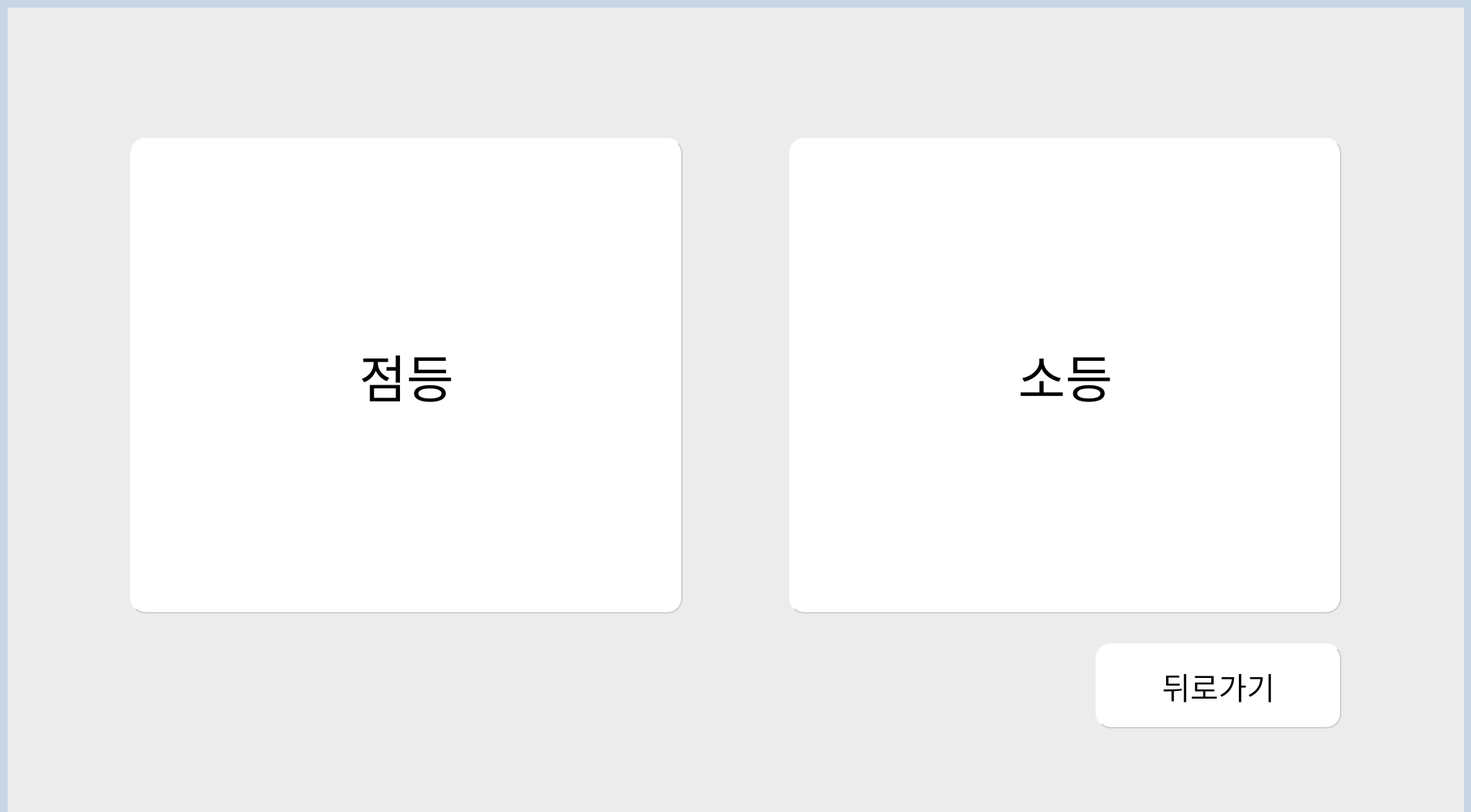
<?xml version="1.0" encoding="UTF-8"?>
<ui version="4.0">
 <class>Form</class>
 <widget class="QWidget" name="Form">
  <property name="geometry">
   <rect>
    <x>0</x>
    <y>0</y>
    <width>1920</width>
    <height>1060</height>
   </rect>
  </property>
  <property name="contextMenuPolicy">
   <enum>Qt::NoContextMenu</enum>
  </property>
  <property name="windowTitle">
   <string>Form</string>
  </property>
  <property name="styleSheet">
   <string notr="true">background-color: rgb(198, 214, 228);</string>
  </property>
  <layout class="QGridLayout" name="gridLayout_2">
   <item row="0" column="0" rowspan="2" colspan="2">
    <widget class="QWidget" name="bed_widget" native="true">
     <property name="enabled">
      <bool>true</bool>
     </property>
     <property name="styleSheet">
      <string notr="true">background-color: rgb(236, 236, 236);</string>
     </property>
     <widget class="QPushButton" name="bed_back_btn">
      <property name="geometry">
       <rect>
        <x>1420</x>
        <y>830</y>
        <width>321</width>
        <height>111</height>
       </rect>
      </property>
      <property name="font">
       <font>
        <family>배달의민족 을지로체 TTF</family>
        <pointsize>30</pointsize>
        <weight>50</weight>
        <italic>false</italic>
        <bold>false</bold>
       </font>
      </property>
      <property name="styleSheet">
       <string notr="true">background-color: rgb(255, 255, 255);
font: 30pt &quot;배달의민족 을지로체 TTF&quot;;
border: 2px solid #d0d0d0; 
border-radius: 20px; 
border-style: outset; 
</string>
      </property>
      <property name="text">
       <string>뒤로가기</string>
      </property>
     </widget>
     <widget class="QPushButton" name="bed_up_btn">
      <property name="geometry">
       <rect>
        <x>160</x>
        <y>170</y>
        <width>721</width>
        <height>621</height>
       </rect>
      </property>
      <property name="minimumSize">
       <size>
        <width>391</width>
        <height>381</height>
       </size>
      </property>
      <property name="font">
       <font>
        <family>배달의민족 을지로체 TTF</family>
        <pointsize>50</pointsize>
        <weight>50</weight>
        <italic>false</italic>
        <bold>false</bold>
       </font>
      </property>
      <property name="styleSheet">
       <string notr="true">background-color: rgb(255, 255, 255);
font: 50pt &quot;배달의민족 을지로체 TTF&quot;;
border: 2px solid #d0d0d0; 
border-radius: 20px; 
border-style: outset; 
</string>
      </property>
      <property name="text">
       <string>올리기</string>
      </property>
     </widget>
     <widget class="QPushButton" name="bed_down_btn">
      <property name="geometry">
       <rect>
        <x>1020</x>
        <y>170</y>
        <width>721</width>
        <height>621</height>
       </rect>
      </property>
      <property name="minimumSize">
       <size>
        <width>391</width>
        <height>381</height>
       </size>
      </property>
      <property name="font">
       <font>
        <family>배달의민족 을지로체 TTF</family>
        <pointsize>50</pointsize>
        <weight>50</weight>
        <italic>false</italic>
        <bold>false</bold>
       </font>
      </property>
      <property name="styleSheet">
       <string notr="true">background-color: rgb(255, 255, 255);
font: 50pt &quot;배달의민족 을지로체 TTF&quot;;
border: 2px solid #d0d0d0; 
border-radius: 20px; 
border-style: outset; 
</string>
      </property>
      <property name="text">
       <string>내리기</string>
      </property>
     </widget>
    </widget>
   </item>
   <item row="1" column="1">
    <layout class="QGridLayout" name="gridLayout">
     <item row="1" column="5">
      <widget class="QPushButton" name="clear_btn">
       <property name="sizePolicy">
        <sizepolicy hsizetype="Minimum" vsizetype="Expanding">
         <horstretch>0</horstretch>
         <verstretch>0</verstretch>
        </sizepolicy>
       </property>
       <property name="minimumSize">
        <size>
         <width>51</width>
         <height>191</height>
        </size>
       </property>
       <property name="styleSheet">
        <string notr="true">background-color: rgb(217, 217, 217);
font: 20pt &quot;배달의민족 을지로체 TTF&quot;;
border: 2px solid #d0d0d0; 
border-radius: 10px; 
border-style: outset; </string>
       </property>
       <property name="text">
        <string>삭제</string>
       </property>
      </widget>
     </item>
     <item row="1" column="2">
      <widget class="QPushButton" name="light_btn">
       <property name="sizePolicy">
        <sizepolicy hsizetype="Expanding" vsizetype="Expanding">
         <horstretch>0</horstretch>
         <verstretch>0</verstretch>
        </sizepolicy>
       </property>
       <property name="minimumSize">
        <size>
         <width>281</width>
         <height>191</height>
        </size>
       </property>
       <property name="styleSheet">
        <string notr="true">background-color: rgb(255, 255, 255);
font: 50pt &quot;배달의민족 을지로체 TTF&quot;;
border: 2px solid #d0d0d0; 
border-radius: 20px; 
border-style: outset; 
</string>
       </property>
       <property name="text">
        <string>전등</string>
       </property>
      </widget>
     </item>
     <item row="2" column="0">
      <widget class="QPushButton" name="water_btn">
       <property name="sizePolicy">
        <sizepolicy hsizetype="Expanding" vsizetype="Expanding">
         <horstretch>0</horstretch>
         <verstretch>0</verstretch>
        </sizepolicy>
       </property>
       <property name="minimumSize">
        <size>
         <width>281</width>
         <height>191</height>
        </size>
       </property>
       <property name="styleSheet">
        <string notr="true">background-color: rgb(255, 255, 255);
font: 50pt &quot;배달의민족 을지로체 TTF&quot;;
border: 2px solid #d0d0d0; 
border-radius: 20px; 
border-style: outset; 
</string>
       </property>
       <property name="text">
        <string>물</string>
       </property>
      </widget>
     </item>
     <item row="4" column="3">
      <widget class="QPushButton" name="pose_btn">
       <property name="sizePolicy">
        <sizepolicy hsizetype="Expanding" vsizetype="Expanding">
         <horstretch>0</horstretch>
         <verstretch>0</verstretch>
        </sizepolicy>
       </property>
       <property name="minimumSize">
        <size>
         <width>281</width>
         <height>191</height>
        </size>
       </property>
       <property name="styleSheet">
        <string notr="true">background-color: rgb(255, 255, 255);
font: 35pt &quot;배달의민족 을지로체 TTF&quot;;
border: 2px solid #d0d0d0; 
border-radius: 20px; 
border-style: outset; 
</string>
       </property>
       <property name="text">
        <string>자세가 불편해요</string>
       </property>
      </widget>
     </item>
     <item row="1" column="3">
      <widget class="QTextEdit" name="textEdit">
       <property name="minimumSize">
        <size>
         <width>281</width>
         <height>191</height>
        </size>
       </property>
       <property name="font">
        <font>
         <family>맑은 고딕</family>
         <pointsize>15</pointsize>
         <weight>50</weight>
         <italic>false</italic>
         <bold>false</bold>
        </font>
       </property>
       <property name="styleSheet">
        <string notr="true">background-color: rgb(255, 255, 255);
font: 15pt &quot;맑은 고딕&quot;;
border: 2px solid #d0d0d0; 
border-radius: 20px; 
border-style: outset; 
</string>
       </property>
       <property name="html">
        <string>&lt;!DOCTYPE HTML PUBLIC &quot;-//W3C//DTD HTML 4.0//EN&quot; &quot;http://www.w3.org/TR/REC-html40/strict.dtd&quot;&gt;
&lt;html&gt;&lt;head&gt;&lt;meta name=&quot;qrichtext&quot; content=&quot;1&quot; /&gt;&lt;style type=&quot;text/css&quot;&gt;
p, li { white-space: pre-wrap; }
&lt;/style&gt;&lt;/head&gt;&lt;body style=&quot; font-family:'맑은 고딕'; font-size:15pt; font-weight:400; font-style:normal;&quot;&gt;
&lt;p style=&quot; margin-top:0px; margin-bottom:0px; margin-left:0px; margin-right:0px; -qt-block-indent:0; text-indent:0px;&quot;&gt;&lt;span style=&quot; font-family:'Gulim';&quot;&gt;메세지 출력 : &lt;/span&gt;&lt;/p&gt;
&lt;p style=&quot;-qt-paragraph-type:empty; margin-top:0px; margin-bottom:0px; margin-left:0px; margin-right:0px; -qt-block-indent:0; text-indent:0px; font-family:'Gulim'; font-size:9pt;&quot;&gt;&lt;br /&gt;&lt;/p&gt;
&lt;p style=&quot;-qt-paragraph-type:empty; margin-top:0px; margin-bottom:0px; margin-left:0px; margin-right:0px; -qt-block-indent:0; text-indent:0px; font-family:'Gulim'; font-size:9pt;&quot;&gt;&lt;br /&gt;&lt;/p&gt;&lt;/body&gt;&lt;/html&gt;</string>
       </property>
      </widget>
     </item>
     <item row="1" column="0">
      <widget class="QPushButton" name="bed_btn">
       <property name="sizePolicy">
        <sizepolicy hsizetype="Expanding" vsizetype="Expanding">
         <horstretch>0</horstretch>
         <verstretch>0</verstretch>
        </sizepolicy>
       </property>
       <property name="minimumSize">
        <size>
         <width>281</width>
         <height>191</height>
        </size>
       </property>
       <property name="font">
        <font>
         <family>배달의민족 을지로체 TTF</family>
         <pointsize>50</pointsize>
         <weight>50</weight>
         <italic>false</italic>
         <bold>false</bold>
        </font>
       </property>
       <property name="styleSheet">
        <string notr="true">background-color: rgb(255, 255, 255);
font: 50pt &quot;배달의민족 을지로체 TTF&quot;;
border: 2px solid #d0d0d0; 
border-radius: 20px; 
border-style: outset; 
</string>
       </property>
       <property name="text">
        <string>침대</string>
       </property>
       <property name="autoDefault">
        <bool>false</bool>
       </property>
      </widget>
     </item>
     <item row="2" column="3">
      <widget class="QPushButton" name="temperature_btn">
       <property name="sizePolicy">
        <sizepolicy hsizetype="Expanding" vsizetype="Expanding">
         <horstretch>0</horstretch>
         <verstretch>0</verstretch>
        </sizepolicy>
       </property>
       <property name="minimumSize">
        <size>
         <width>281</width>
         <height>191</height>
        </size>
       </property>
       <property name="styleSheet">
        <string notr="true">background-color: rgb(255, 255, 255);
font: 50pt &quot;배달의민족 을지로체 TTF&quot;;
border: 2px solid #d0d0d0; 
border-radius: 20px; 
border-style: outset; 
</string>
       </property>
       <property name="text">
        <string>온도</string>
       </property>
      </widget>
     </item>
     <item row="1" column="1">
      <widget class="QPushButton" name="eat_btn">
       <property name="sizePolicy">
        <sizepolicy hsizetype="Expanding" vsizetype="Expanding">
         <horstretch>0</horstretch>
         <verstretch>0</verstretch>
        </sizepolicy>
       </property>
       <property name="minimumSize">
        <size>
         <width>281</width>
         <height>191</height>
        </size>
       </property>
       <property name="styleSheet">
        <string notr="true">background-color: rgb(255, 255, 255);
font: 50pt &quot;배달의민족 을지로체 TTF&quot;;
border: 2px solid #d0d0d0; 
border-radius: 20px; 
border-style: outset; 
</string>
       </property>
       <property name="text">
        <string>식사</string>
       </property>
      </widget>
     </item>
     <item row="4" column="5">
      <widget class="QPushButton" name="gallary">
       <property name="sizePolicy">
        <sizepolicy hsizetype="Minimum" vsizetype="Expanding">
         <horstretch>0</horstretch>
         <verstretch>0</verstretch>
        </sizepolicy>
       </property>
       <property name="minimumSize">
        <size>
         <width>51</width>
         <height>191</height>
        </size>
       </property>
       <property name="styleSheet">
        <string notr="true">background-color: rgb(217, 217, 217);
font: 20pt &quot;배달의민족 을지로체 TTF&quot;;
border: 2px solid #d0d0d0; 
border-radius: 10px; 
border-style: outset; </string>
       </property>
       <property name="text">
        <string>사진첩</string>
       </property>
      </widget>
     </item>
     <item row="2" column="1">
      <widget class="QPushButton" name="eye_btn">
       <property name="sizePolicy">
        <sizepolicy hsizetype="Expanding" vsizetype="Expanding">
         <horstretch>0</horstretch>
         <verstretch>0</verstretch>
        </sizepolicy>
       </property>
       <property name="minimumSize">
        <size>
         <width>281</width>
         <height>191</height>
        </size>
       </property>
       <property name="font">
        <font>
         <family>휴먼엑스포</family>
         <pointsize>30</pointsize>
         <weight>50</weight>
         <italic>false</italic>
         <bold>false</bold>
        </font>
       </property>
       <property name="styleSheet">
        <string notr="true">background-color: rgb(255, 255, 255);
font: 30pt;
border: 2px solid #d0d0d0; 
border-radius: 20px; 
border-style: outset; 
</string>
       </property>
       <property name="text">
        <string/>
       </property>
       <property name="icon">
        <iconset resource="../image/icon.qrc">
         <normaloff>:/icon/eye_open.png</normaloff>
         <normalon>:/icon/eye_close.png</normalon>:/icon/eye_open.png</iconset>
       </property>
       <property name="iconSize">
        <size>
         <width>200</width>
         <height>200</height>
        </size>
       </property>
       <property name="checkable">
        <bool>true</bool>
       </property>
      </widget>
     </item>
     <item row="4" column="1">
      <widget class="QPushButton" name="emergency_btn">
       <property name="sizePolicy">
        <sizepolicy hsizetype="Expanding" vsizetype="Expanding">
         <horstretch>0</horstretch>
         <verstretch>0</verstretch>
        </sizepolicy>
       </property>
       <property name="minimumSize">
        <size>
         <width>281</width>
         <height>191</height>
        </size>
       </property>
       <property name="font">
        <font>
         <family>휴먼엑스포</family>
         <pointsize>30</pointsize>
         <weight>50</weight>
         <italic>false</italic>
         <bold>false</bold>
        </font>
       </property>
       <property name="styleSheet">
        <string notr="true">background-color: rgb(255, 255, 255);
font: 30pt;
border: 2px solid #d0d0d0; 
border-radius: 20px; 
border-style: outset; 
</string>
       </property>
       <property name="text">
        <string/>
       </property>
       <property name="icon">
        <iconset resource="../image/icon.qrc">
         <normaloff>:/icon/emergency.png</normaloff>:/icon/emergency.png</iconset>
       </property>
       <property name="iconSize">
        <size>
         <width>200</width>
         <height>200</height>
        </size>
       </property>
      </widget>
     </item>
     <item row="4" column="2">
      <widget class="QPushButton" name="out_btn">
       <property name="sizePolicy">
        <sizepolicy hsizetype="Expanding" vsizetype="Expanding">
         <horstretch>0</horstretch>
         <verstretch>0</verstretch>
        </sizepolicy>
       </property>
       <property name="minimumSize">
        <size>
         <width>281</width>
         <height>191</height>
        </size>
       </property>
       <property name="styleSheet">
        <string notr="true">background-color: rgb(255, 255, 255);
font: 50pt &quot;배달의민족 을지로체 TTF&quot;;
border: 2px solid #d0d0d0; 
border-radius: 20px; 
border-style: outset; 
</string>
       </property>
       <property name="text">
        <string>외출</string>
       </property>
      </widget>
     </item>
     <item row="2" column="5">
      <widget class="QPushButton" name="cam_btn">
       <property name="sizePolicy">
        <sizepolicy hsizetype="Minimum" vsizetype="Expanding">
         <horstretch>0</horstretch>
         <verstretch>0</verstretch>
        </sizepolicy>
       </property>
       <property name="minimumSize">
        <size>
         <width>51</width>
         <height>191</height>
        </size>
       </property>
       <property name="styleSheet">
        <string notr="true">background-color: rgb(217, 217, 217);
font: 20pt &quot;배달의민족 을지로체 TTF&quot;;
border: 2px solid #d0d0d0; 
border-radius: 10px; 
border-style: outset; </string>
       </property>
       <property name="text">
        <string>CAM </string>
       </property>
      </widget>
     </item>
     <item row="2" column="2">
      <widget class="QPushButton" name="toilet_btn">
       <property name="sizePolicy">
        <sizepolicy hsizetype="Expanding" vsizetype="Expanding">
         <horstretch>0</horstretch>
         <verstretch>0</verstretch>
        </sizepolicy>
       </property>
       <property name="minimumSize">
        <size>
         <width>281</width>
         <height>191</height>
        </size>
       </property>
       <property name="styleSheet">
        <string notr="true">background-color: rgb(255, 255, 255);
font: 50pt &quot;배달의민족 을지로체 TTF&quot;;
border: 2px solid #d0d0d0; 
border-radius: 30px; 
border-style: outset; 
</string>
       </property>
       <property name="text">
        <string>화장실</string>
       </property>
      </widget>
     </item>
     <item row="4" column="0">
      <widget class="QPushButton" name="window_btn">
       <property name="sizePolicy">
        <sizepolicy hsizetype="Expanding" vsizetype="Expanding">
         <horstretch>0</horstretch>
         <verstretch>0</verstretch>
        </sizepolicy>
       </property>
       <property name="minimumSize">
        <size>
         <width>281</width>
         <height>191</height>
        </size>
       </property>
       <property name="styleSheet">
        <string notr="true">background-color: rgb(255, 255, 255);
font: 50pt &quot;배달의민족 을지로체 TTF&quot;;
border: 2px solid #d0d0d0; 
border-radius: 20px; 
border-style: outset; 
</string>
       </property>
       <property name="text">
        <string>창문</string>
       </property>
      </widget>
     </item>
     <item row="0" column="5">
      <widget class="QPushButton" name="exit_btn">
       <property name="sizePolicy">
        <sizepolicy hsizetype="Minimum" vsizetype="Preferred">
         <horstretch>0</horstretch>
         <verstretch>0</verstretch>
        </sizepolicy>
       </property>
       <property name="font">
        <font>
         <family>배달의민족 을지로체 TTF</family>
         <pointsize>17</pointsize>
        </font>
       </property>
       <property name="styleSheet">
        <string notr="true">background-color: rgb(255, 0, 0);
border-color: rgb(0, 0, 255);
color: rgb(255, 255, 255);
border-style: outset; 
border: 2px solid #d0d0d0; 
border-radius: 10px; </string>
       </property>
       <property name="text">
        <string>뒤로가기</string>
       </property>
      </widget>
     </item>
    </layout>
   </item>
  </layout>
  <widget class="QWidget" name="eat_widget" native="true">
   <property name="enabled">
    <bool>true</bool>
   </property>
   <property name="geometry">
    <rect>
     <x>11</x>
     <y>11</y>
     <width>1898</width>
     <height>1080</height>
    </rect>
   </property>
   <property name="styleSheet">
    <string notr="true">background-color: rgb(236, 236, 236);</string>
   </property>
   <widget class="QPushButton" name="hungry_btn">
    <property name="geometry">
     <rect>
      <x>160</x>
      <y>170</y>
      <width>721</width>
      <height>621</height>
     </rect>
    </property>
    <property name="font">
     <font>
      <family>배달의민족 을지로체 TTF</family>
      <pointsize>50</pointsize>
      <weight>50</weight>
      <italic>false</italic>
      <bold>false</bold>
     </font>
    </property>
    <property name="styleSheet">
     <string notr="true">background-color: rgb(255, 255, 255);
font: 50pt &quot;배달의민족 을지로체 TTF&quot;;
border: 2px solid #d0d0d0; 
border-radius: 20px; 
border-style: outset; 
</string>
    </property>
    <property name="text">
     <string>배고파요</string>
    </property>
   </widget>
   <widget class="QPushButton" name="full_btn">
    <property name="geometry">
     <rect>
      <x>1020</x>
      <y>170</y>
      <width>721</width>
      <height>621</height>
     </rect>
    </property>
    <property name="font">
     <font>
      <family>배달의민족 을지로체 TTF</family>
      <pointsize>50</pointsize>
      <weight>50</weight>
      <italic>false</italic>
      <bold>false</bold>
     </font>
    </property>
    <property name="styleSheet">
     <string notr="true">background-color: rgb(255, 255, 255);
font: 50pt &quot;배달의민족 을지로체 TTF&quot;;
border: 2px solid #d0d0d0; 
border-radius: 20px; 
border-style: outset; 
</string>
    </property>
    <property name="text">
     <string>배불러요</string>
    </property>
   </widget>
   <widget class="QPushButton" name="eat_back_btn">
    <property name="geometry">
     <rect>
      <x>1420</x>
      <y>830</y>
      <width>321</width>
      <height>111</height>
     </rect>
    </property>
    <property name="font">
     <font>
      <family>배달의민족 을지로체 TTF</family>
      <pointsize>30</pointsize>
      <weight>50</weight>
      <italic>false</italic>
      <bold>false</bold>
     </font>
    </property>
    <property name="styleSheet">
     <string notr="true">background-color: rgb(255, 255, 255);
font: 30pt &quot;배달의민족 을지로체 TTF&quot;;
border: 2px solid #d0d0d0; 
border-radius: 20px; 
border-style: outset; 
</string>
    </property>
    <property name="text">
     <string>뒤로가기</string>
    </property>
   </widget>
  </widget>
  <widget class="QWidget" name="light_widget" native="true">
   <property name="enabled">
    <bool>true</bool>
   </property>
   <property name="geometry">
    <rect>
     <x>10</x>
     <y>10</y>
     <width>1901</width>
     <height>1080</height>
    </rect>
   </property>
   <property name="styleSheet">
    <string notr="true">background-color: rgb(236, 236, 236);</string>
   </property>
   <widget class="QPushButton" name="light_on_btn">
    <property name="geometry">
     <rect>
      <x>160</x>
      <y>170</y>
      <width>721</width>
      <height>621</height>
     </rect>
    </property>
    <property name="font">
     <font>
      <family>배달의민족 을지로체 TTF</family>
      <pointsize>50</pointsize>
      <weight>50</weight>
      <italic>false</italic>
      <bold>false</bold>
     </font>
    </property>
    <property name="styleSheet">
     <string notr="true">background-color: rgb(255, 255, 255);
font: 50pt &quot;배달의민족 을지로체 TTF&quot;;
border: 2px solid #d0d0d0; 
border-radius: 20px; 
border-style: outset; 
</string>
    </property>
    <property name="text">
     <string>점등</string>
    </property>
   </widget>
   <widget class="QPushButton" name="light_off_btn">
    <property name="geometry">
     <rect>
      <x>1020</x>
      <y>170</y>
      <width>721</width>
      <height>621</height>
     </rect>
    </property>
    <property name="font">
     <font>
      <family>배달의민족 을지로체 TTF</family>
      <pointsize>50</pointsize>
      <weight>50</weight>
      <italic>false</italic>
      <bold>false</bold>
     </font>
    </property>
    <property name="styleSheet">
     <string notr="true">background-color: rgb(255, 255, 255);
font: 50pt &quot;배달의민족 을지로체 TTF&quot;;
border: 2px solid #d0d0d0; 
border-radius: 20px; 
border-style: outset; 
</string>
    </property>
    <property name="text">
     <string>소등</string>
    </property>
   </widget>
   <widget class="QPushButton" name="light_back_btn">
    <property name="geometry">
     <rect>
      <x>1420</x>
      <y>830</y>
      <width>321</width>
      <height>111</height>
     </rect>
    </property>
    <property name="font">
     <font>
      <family>배달의민족 을지로체 TTF</family>
      <pointsize>30</pointsize>
      <weight>50</weight>
      <italic>false</italic>
      <bold>false</bold>
     </font>
    </property>
    <property name="styleSheet">
     <string notr="true">background-color: rgb(255, 255, 255);
font: 30pt &quot;배달의민족 을지로체 TTF&quot;;
border: 2px solid #d0d0d0; 
border-radius: 20px; 
border-style: outset; 
</string>
    </property>
    <property name="text">
     <string>뒤로가기</string>
    </property>
   </widget>
  </widget>
  <widget class="QWidget" name="window_widget" native="true">
   <property name="enabled">
    <bool>true</bool>
   </property>
   <property name="geometry">
    <rect>
     <x>10</x>
     <y>10</y>
     <width>1901</width>
     <height>1080</height>
    </rect>
   </property>
   <property name="styleSheet">
    <string notr="true">background-color: rgb(236, 236, 236);</string>
   </property>
   <widget class="QPushButton" name="window_open_btn">
    <property name="geometry">
     <rect>
      <x>160</x>
      <y>170</y>
      <width>721</width>
      <height>621</height>
     </rect>
    </property>
    <property name="font">
     <font>
      <family>배달의민족 을지로체 TTF</family>
      <pointsize>50</pointsize>
      <weight>50</weight>
      <italic>false</italic>
      <bold>false</bold>
     </font>
    </property>
    <property name="styleSheet">
     <string notr="true">background-color: rgb(255, 255, 255);
font: 50pt &quot;배달의민족 을지로체 TTF&quot;;
border: 2px solid #d0d0d0; 
border-radius: 20px; 
border-style: outset; 
</string>
    </property>
    <property name="text">
     <string>창문 열기</string>
    </property>
   </widget>
   <widget class="QPushButton" name="window_close_btn">
    <property name="geometry">
     <rect>
      <x>1020</x>
      <y>170</y>
      <width>721</width>
      <height>621</height>
     </rect>
    </property>
    <property name="font">
     <font>
      <family>배달의민족 을지로체 TTF</family>
      <pointsize>50</pointsize>
      <weight>50</weight>
      <italic>false</italic>
      <bold>false</bold>
     </font>
    </property>
    <property name="styleSheet">
     <string notr="true">background-color: rgb(255, 255, 255);
font: 50pt &quot;배달의민족 을지로체 TTF&quot;;
border: 2px solid #d0d0d0; 
border-radius: 20px; 
border-style: outset; 
</string>
    </property>
    <property name="text">
     <string>창문 닫기</string>
    </property>
   </widget>
   <widget class="QPushButton" name="window_back_btn">
    <property name="geometry">
     <rect>
      <x>1420</x>
      <y>830</y>
      <width>321</width>
      <height>111</height>
     </rect>
    </property>
    <property name="font">
     <font>
      <family>배달의민족 을지로체 TTF</family>
      <pointsize>30</pointsize>
      <weight>50</weight>
      <italic>false</italic>
      <bold>false</bold>
     </font>
    </property>
    <property name="styleSheet">
     <string notr="true">background-color: rgb(255, 255, 255);
font: 30pt &quot;배달의민족 을지로체 TTF&quot;;
border: 2px solid #d0d0d0; 
border-radius: 20px; 
border-style: outset; 
</string>
    </property>
    <property name="text">
     <string>뒤로가기</string>
    </property>
   </widget>
  </widget>
  <widget class="QWidget" name="toilet_widget" native="true">
   <property name="enabled">
    <bool>true</bool>
   </property>
   <property name="geometry">
    <rect>
     <x>11</x>
     <y>11</y>
     <width>1898</width>
     <height>1080</height>
    </rect>
   </property>
   <property name="styleSheet">
    <string notr="true">background-color: rgb(236, 236, 236);</string>
   </property>
   <widget class="QPushButton" name="small_btn">
    <property name="geometry">
     <rect>
      <x>160</x>
      <y>170</y>
      <width>721</width>
      <height>621</height>
     </rect>
    </property>
    <property name="font">
     <font>
      <family>배달의민족 을지로체 TTF</family>
      <pointsize>50</pointsize>
      <weight>50</weight>
      <italic>false</italic>
      <bold>false</bold>
     </font>
    </property>
    <property name="styleSheet">
     <string notr="true">background-color: rgb(255, 255, 255);
font: 50pt &quot;배달의민족 을지로체 TTF&quot;;
border: 2px solid #d0d0d0; 
border-radius: 20px; 
border-style: outset; 
</string>
    </property>
    <property name="text">
     <string>소변</string>
    </property>
   </widget>
   <widget class="QPushButton" name="big_btn">
    <property name="geometry">
     <rect>
      <x>1020</x>
      <y>170</y>
      <width>721</width>
      <height>621</height>
     </rect>
    </property>
    <property name="font">
     <font>
      <family>배달의민족 을지로체 TTF</family>
      <pointsize>50</pointsize>
      <weight>50</weight>
      <italic>false</italic>
      <bold>false</bold>
     </font>
    </property>
    <property name="styleSheet">
     <string notr="true">background-color: rgb(255, 255, 255);
font: 50pt &quot;배달의민족 을지로체 TTF&quot;;
border: 2px solid #d0d0d0; 
border-radius: 20px; 
border-style: outset; 
</string>
    </property>
    <property name="text">
     <string>대변</string>
    </property>
   </widget>
   <widget class="QPushButton" name="toilet_back_btn">
    <property name="geometry">
     <rect>
      <x>1420</x>
      <y>830</y>
      <width>321</width>
      <height>111</height>
     </rect>
    </property>
    <property name="font">
     <font>
      <family>배달의민족 을지로체 TTF</family>
      <pointsize>30</pointsize>
      <weight>50</weight>
      <italic>false</italic>
      <bold>false</bold>
     </font>
    </property>
    <property name="styleSheet">
     <string notr="true">background-color: rgb(255, 255, 255);
font: 30pt &quot;배달의민족 을지로체 TTF&quot;;
border: 2px solid #d0d0d0; 
border-radius: 20px; 
border-style: outset; 
</string>
    </property>
    <property name="text">
     <string>뒤로가기</string>
    </property>
   </widget>
  </widget>
  <widget class="QWidget" name="temperature_widget" native="true">
   <property name="enabled">
    <bool>true</bool>
   </property>
   <property name="geometry">
    <rect>
     <x>10</x>
     <y>10</y>
     <width>1901</width>
     <height>1080</height>
    </rect>
   </property>
   <property name="styleSheet">
    <string notr="true">background-color: rgb(236, 236, 236);</string>
   </property>
   <widget class="QPushButton" name="temperature_back_btn">
    <property name="geometry">
     <rect>
      <x>1420</x>
      <y>830</y>
      <width>321</width>
      <height>111</height>
     </rect>
    </property>
    <property name="font">
     <font>
      <family>배달의민족 을지로체 TTF</family>
      <pointsize>30</pointsize>
      <weight>50</weight>
      <italic>false</italic>
      <bold>false</bold>
     </font>
    </property>
    <property name="styleSheet">
     <string notr="true">background-color: rgb(255, 255, 255);
font: 30pt &quot;배달의민족 을지로체 TTF&quot;;
border: 2px solid #d0d0d0; 
border-radius: 20px; 
border-style: outset; 
</string>
    </property>
    <property name="text">
     <string>뒤로가기</string>
    </property>
   </widget>
   <widget class="QPushButton" name="cold_btn">
    <property name="geometry">
     <rect>
      <x>160</x>
      <y>170</y>
      <width>721</width>
      <height>621</height>
     </rect>
    </property>
    <property name="minimumSize">
     <size>
      <width>391</width>
      <height>381</height>
     </size>
    </property>
    <property name="font">
     <font>
      <family>배달의민족 을지로체 TTF</family>
      <pointsize>50</pointsize>
      <weight>50</weight>
      <italic>false</italic>
      <bold>false</bold>
     </font>
    </property>
    <property name="styleSheet">
     <string notr="true">background-color: rgb(255, 255, 255);
font: 50pt &quot;배달의민족 을지로체 TTF&quot;;
border: 2px solid #d0d0d0; 
border-radius: 20px; 
border-style: outset; 
</string>
    </property>
    <property name="text">
     <string>추워요</string>
    </property>
   </widget>
   <widget class="QPushButton" name="hot_btn">
    <property name="geometry">
     <rect>
      <x>1020</x>
      <y>170</y>
      <width>721</width>
      <height>621</height>
     </rect>
    </property>
    <property name="minimumSize">
     <size>
      <width>391</width>
      <height>381</height>
     </size>
    </property>
    <property name="font">
     <font>
      <family>배달의민족 을지로체 TTF</family>
      <pointsize>50</pointsize>
      <weight>50</weight>
      <italic>false</italic>
      <bold>false</bold>
     </font>
    </property>
    <property name="styleSheet">
     <string notr="true">background-color: rgb(255, 255, 255);
font: 50pt &quot;배달의민족 을지로체 TTF&quot;;
border: 2px solid #d0d0d0; 
border-radius: 20px; 
border-style: outset; 
</string>
    </property>
    <property name="text">
     <string>더워요</string>
    </property>
   </widget>
  </widget>
  <zorder>eat_widget</zorder>
  <zorder>temperature_widget</zorder>
  <zorder>toilet_widget</zorder>
  <zorder>window_widget</zorder>
  <zorder>light_widget</zorder>
  <zorder>bed_widget</zorder>
 </widget>
 <resources>
  <include location="../image/icon.qrc"/>
 </resources>
 <connections/>
</ui>
